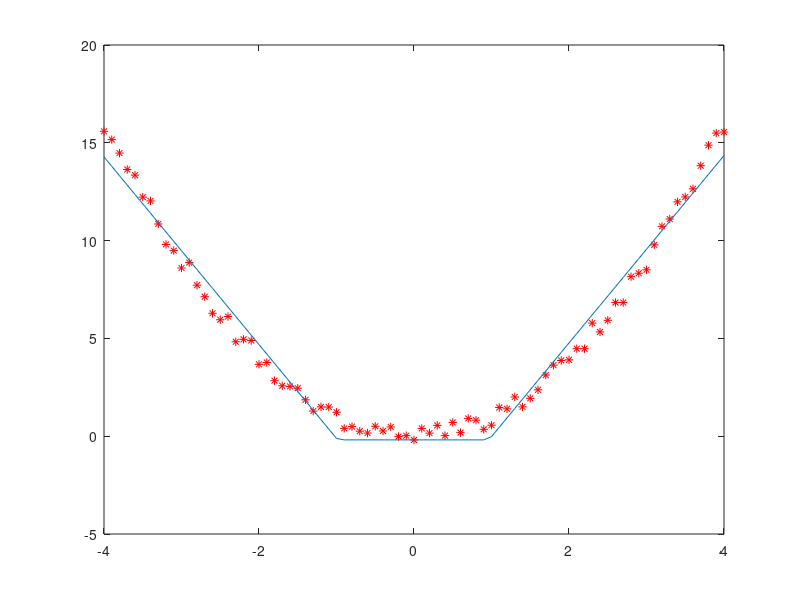

MATLAB code to generate this figure:
clear close()
P = -4 :0.1: 4 
T = P.^2 + 1*(rand(size(P))-0.5)

%siec 
S1 = 2;
W1 = rand(S1, 1)- 0.5; B1 = rand(S1, 1)- 0.5;
W2 = rand(1, S1) -0,5; B2 = rand(1,1) -0.5;
lr = 0.001


for  epoka = 1 : 200
%odpowiedz sieci
X = W1*P + B1*ones(size(P));
A1 = max(X,0);   %ReLu
A2 = W2*A1 + B2;

%propagacja wsteczna
E2 = T - A2;
E1 = W2'*E2;

dW2 = lr* E2 * A1';
dB2 = lr *E2 * ones(size(E2))';
dW1 = lr * (exp(X)./(exp(X)+1)) .* E1 * P';
dB1 = lr * (exp(X)./(exp(X)+1)) .* E1 * ones(size(P))';

W2 = W2 + dW2; B2 =  B2 + dB2;
W1 = W1 + dW1; B1 = B1 + dB1;


if (mod(epoka, 5)==0)
clf();
plot(P,T, 'r*')
hold on
plot(P,A2)
pause(0.1);
endif

end
